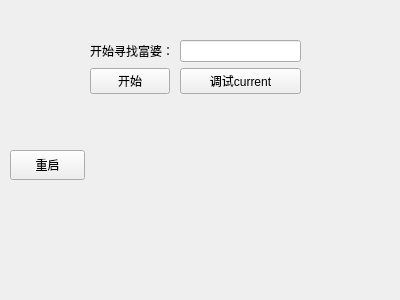
<?xml version="1.0" encoding="UTF-8"?>
<ui version="4.0">
 <class>Form</class>
 <widget class="QWidget" name="Form">
  <property name="geometry">
   <rect>
    <x>0</x>
    <y>0</y>
    <width>400</width>
    <height>300</height>
   </rect>
  </property>
  <property name="windowTitle">
   <string>全国富婆通讯录</string>
  </property>
  <widget class="QWidget" name="formLayoutWidget">
   <property name="geometry">
    <rect>
     <x>90</x>
     <y>40</y>
     <width>211</width>
     <height>141</height>
    </rect>
   </property>
   <layout class="QFormLayout" name="formLayout">
    <item row="0" column="1">
     <widget class="QLineEdit" name="lineEdit"/>
    </item>
    <item row="0" column="0">
     <widget class="QLabel" name="label">
      <property name="text">
       <string>开始寻找富婆：</string>
      </property>
     </widget>
    </item>
    <item row="2" column="0">
     <widget class="QPushButton" name="pushButton">
      <property name="text">
       <string>开始</string>
      </property>
     </widget>
    </item>
    <item row="2" column="1">
     <widget class="QPushButton" name="pushButton_2">
      <property name="text">
       <string>调试current</string>
      </property>
     </widget>
    </item>
   </layout>
  </widget>
  <widget class="QPushButton" name="pushButton_3">
   <property name="geometry">
    <rect>
     <x>10</x>
     <y>150</y>
     <width>75</width>
     <height>30</height>
    </rect>
   </property>
   <property name="text">
    <string>重启</string>
   </property>
  </widget>
 </widget>
 <resources/>
 <connections/>
</ui>
